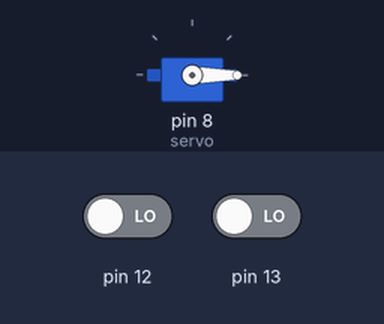
Bench run of a sketch on a simulated Arduino Uno, built with avr-gcc and run on an emulated ATmega328P. Shown: servo. The inputs (shaded band) are chosen by the test bench; at power-on: pin 13 LOW, pin 12 LOW.

Above: at 1.2 s.
1.3 s: pin 13 driven HIGH
At 1.6 s:
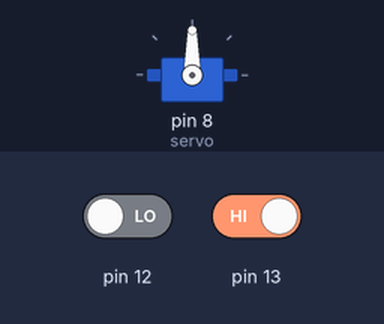
Timing chart, 0 to 4.3 s (numbered marks = the images above; inputs shaded):
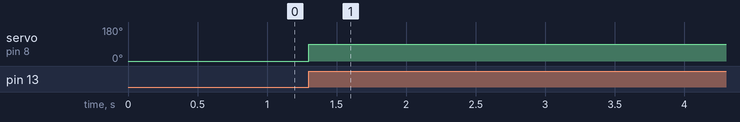

Measured:
- after the input at 1.3 s, servo on pin 8 (servo): 0° → 90° at once

The sketch:

trashLid.ino
```cpp
#include <Servo.h>

Servo servo;
static int opened = 90;
static int closed = 0;

void setup(){
  Serial.begin(9600);
  servo.attach(8);
  pinMode(13, INPUT);
  pinMode(12, INPUT);
  servo.write(closed);
}

void loop(){
  if (digitalRead(13)){
  servo.write(opened);
  }
  else if(digitalRead(12)){
    servo.write(closed);
  }
}
```
